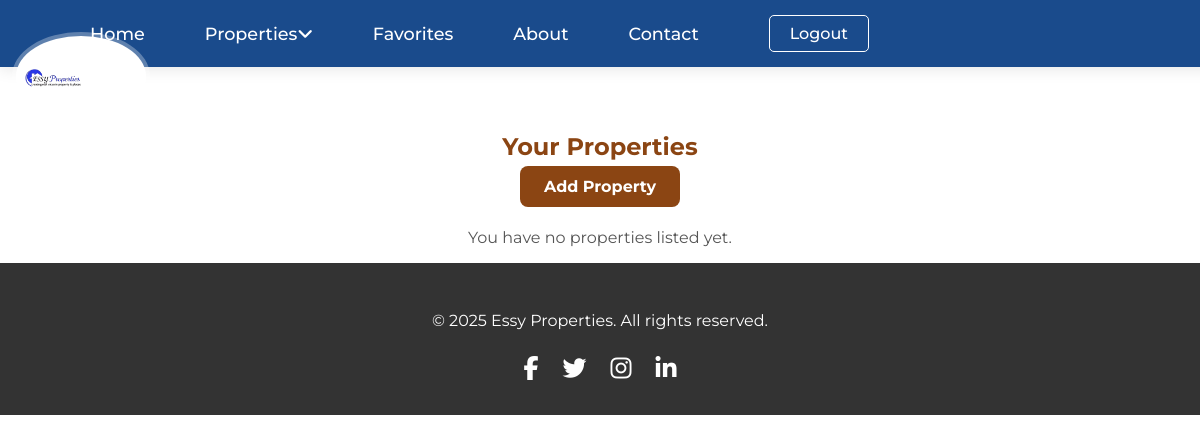
The app's page /seller/dashboard/ (signed in), older data.
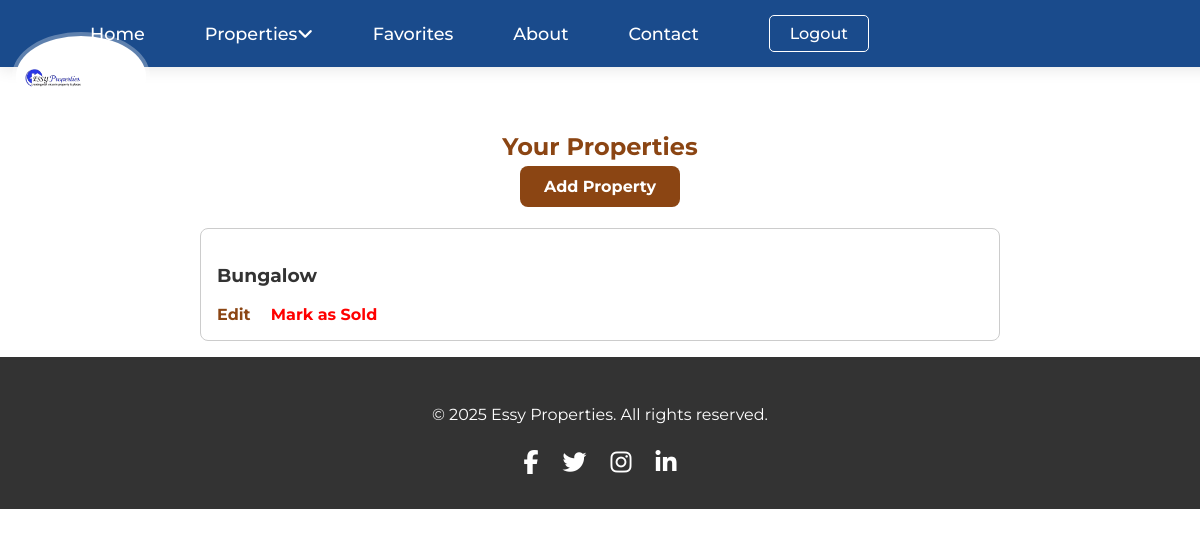
The same page, newer data.
### mainapp/models.py (models this page shows, shortened)
class Property(models.Model):
    PROPERTY_TYPES = (
        ('house', 'House'),
        ('apartment', 'Apartment'),
        ('commercial', 'Commercial'),
        ('land', 'Land'),
    )
    seller = models.ForeignKey(SellerProfile, on_delete=models.CASCADE, related_name='properties')
    title = models.CharField(max_length=200)
    description = models.TextField()
    property_type = models.CharField(max_length=50, choices=PROPERTY_TYPES)
    price = models.DecimalField(max_digits=12, decimal_places=2)
    location_address = models.CharField(max_length=255)
    latitude = models.DecimalField(max_digits=9, decimal_places=6, blank=True, null=True)
    longitude = models.DecimalField(max_digits=9, decimal_places=6, blank=True, null=True)
    image_main = models.ImageField(upload_to='mainapp/properties/')
    image_gallery_1 = models.ImageField(upload_to='mainapp/properties/', blank=True, null=True)
    image_gallery_2 = models.ImageField(upload_to='mainapp/properties/', blank=True, null=True)
    image_gallery_3 = models.ImageField(upload_to='mainapp/properties/', blank=True, null=True)
    amenities = models.TextField(blank=True, null=True)
    floor_plan = models.FileField(upload_to='mainapp/floorplans/', blank=True, null=True)
    is_available = models.BooleanField(default=True)
    view_count = models.PositiveIntegerField(default=0)
    created_at = models.DateTimeField(auto_now_add=True)
    updated_at = models.DateTimeField(auto_now=True)

### mainapp/views.py (the view)
# urls.py: path('seller/dashboard/', views.seller_dashboard, name='seller_dashboard'),
@login_required
def seller_dashboard(request):
    profile, _ = SellerProfile.objects.get_or_create(user=request.user)
    properties = profile.properties.all()
    return render(request, 'mainapp/seller_dashboard.html', {'properties': properties})

### mainapp/templates/mainapp/seller_dashboard.html (shortened to what this page needs)
{% extends 'mainapp/base.html' %}
{% block content %}
<div style="text-align:center; margin-top:2rem; margin-bottom:2rem;">
  <h2 style="color:#8B4513; margin-bottom:1rem;">Your Properties</h2>
  <a href="{% url 'create_property' %}"
     style="padding:0.7rem 1.5rem; background:#8B4513; color:white; border-radius:8px; text-decoration:none; font-weight:bold;">
    Add Property
  </a>
</div>
<div style="max-width:800px; margin:0 auto;">
  {% for property in properties %}
    <div style="border:1px solid #ccc; padding:1rem; margin-bottom:1rem; border-radius:8px;">
      <h3>{{ property.title }}</h3>
      <div style="margin-top:0.5rem;">
        <a href="{% url 'edit_property' property.pk %}"
           style="margin-right:1rem; color:#8B4513; text-decoration:none; font-weight:bold;">Edit</a>
        <a href="{% url 'mark_as_sold' property.pk %}"
           style="color:red; text-decoration:none; font-weight:bold;">Mark as Sold</a>
      </div>
    </div>
  {% empty %}
    <p style="text-align:center; color:#555;">You have no properties listed yet.</p>
  {% endfor %}
</div>
{% endblock %}

Row changes from the older to the newer data that the page shows:
added Property: title "Bungalow"
Text that changed along with them:
text no longer shown: "You have no properties listed yet."
